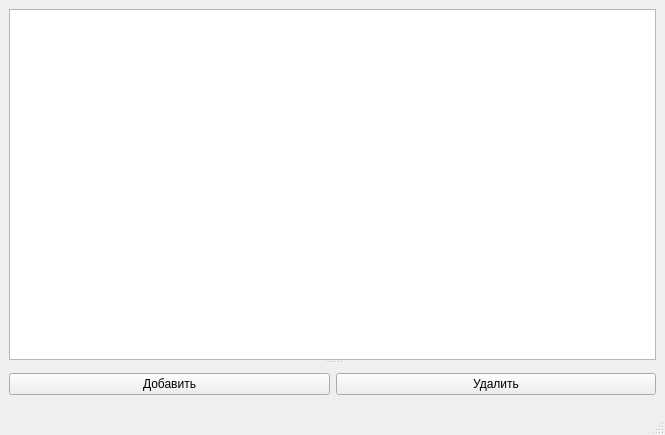
<?xml version="1.0" encoding="UTF-8"?>
<ui version="4.0">
 <class>AttendanceWindow</class>
 <widget class="QMainWindow" name="AttendanceWindow">
  <property name="geometry">
   <rect>
    <x>0</x>
    <y>0</y>
    <width>665</width>
    <height>435</height>
   </rect>
  </property>
  <property name="windowTitle">
   <string>MainWindow</string>
  </property>
  <widget class="QWidget" name="centralwidget">
   <layout class="QGridLayout" name="gridLayout">
    <item row="0" column="0">
     <widget class="QSplitter" name="splitter">
      <property name="orientation">
       <enum>Qt::Vertical</enum>
      </property>
      <widget class="QTableView" name="attendanceTable">
       <property name="selectionMode">
        <enum>QAbstractItemView::SingleSelection</enum>
       </property>
       <property name="selectionBehavior">
        <enum>QAbstractItemView::SelectRows</enum>
       </property>
      </widget>
      <widget class="QWidget" name="">
       <layout class="QHBoxLayout" name="horizontalLayout">
        <item>
         <widget class="QPushButton" name="addAttendanceButton">
          <property name="text">
           <string>Добавить</string>
          </property>
         </widget>
        </item>
        <item>
         <widget class="QPushButton" name="removeAttendanceButton">
          <property name="text">
           <string>Удалить</string>
          </property>
         </widget>
        </item>
       </layout>
      </widget>
     </widget>
    </item>
   </layout>
  </widget>
  <widget class="QMenuBar" name="menubar">
   <property name="geometry">
    <rect>
     <x>0</x>
     <y>0</y>
     <width>665</width>
     <height>26</height>
    </rect>
   </property>
  </widget>
  <widget class="QStatusBar" name="statusbar"/>
 </widget>
 <resources/>
 <connections/>
</ui>
